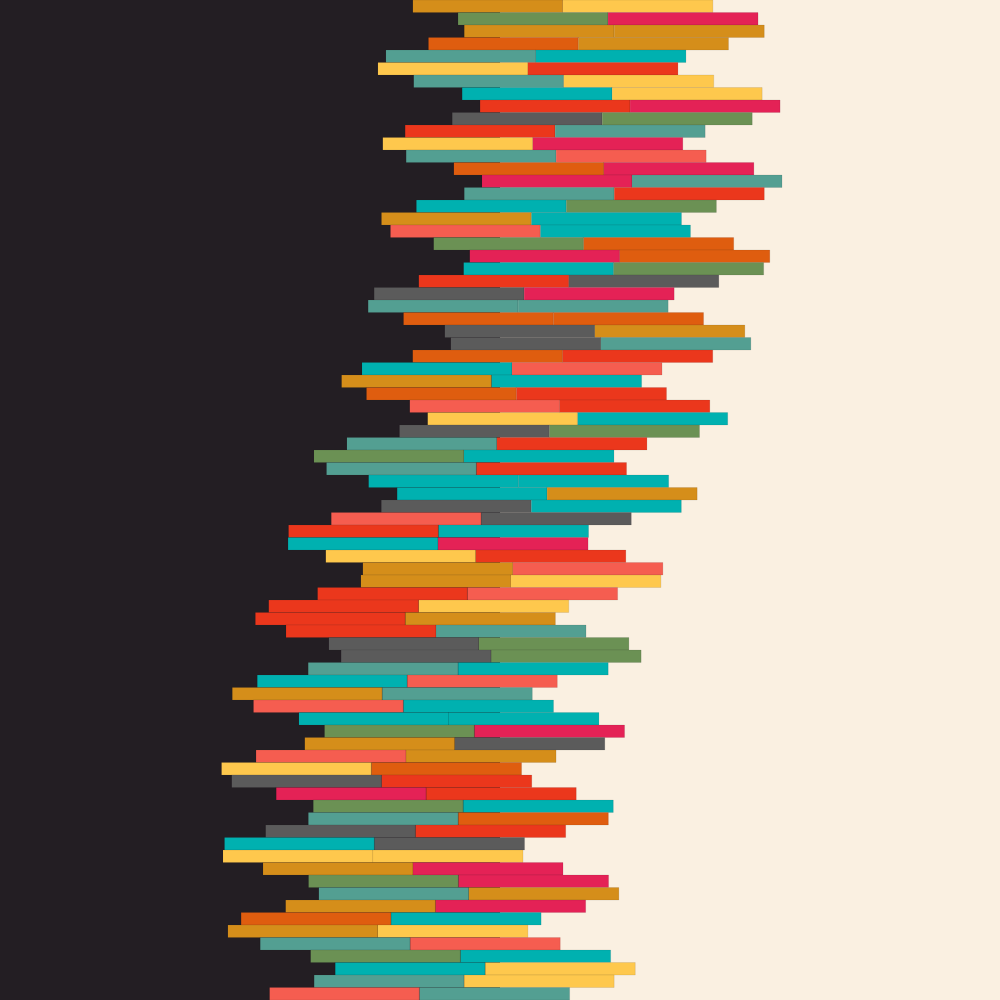
Frame 1 (no input)
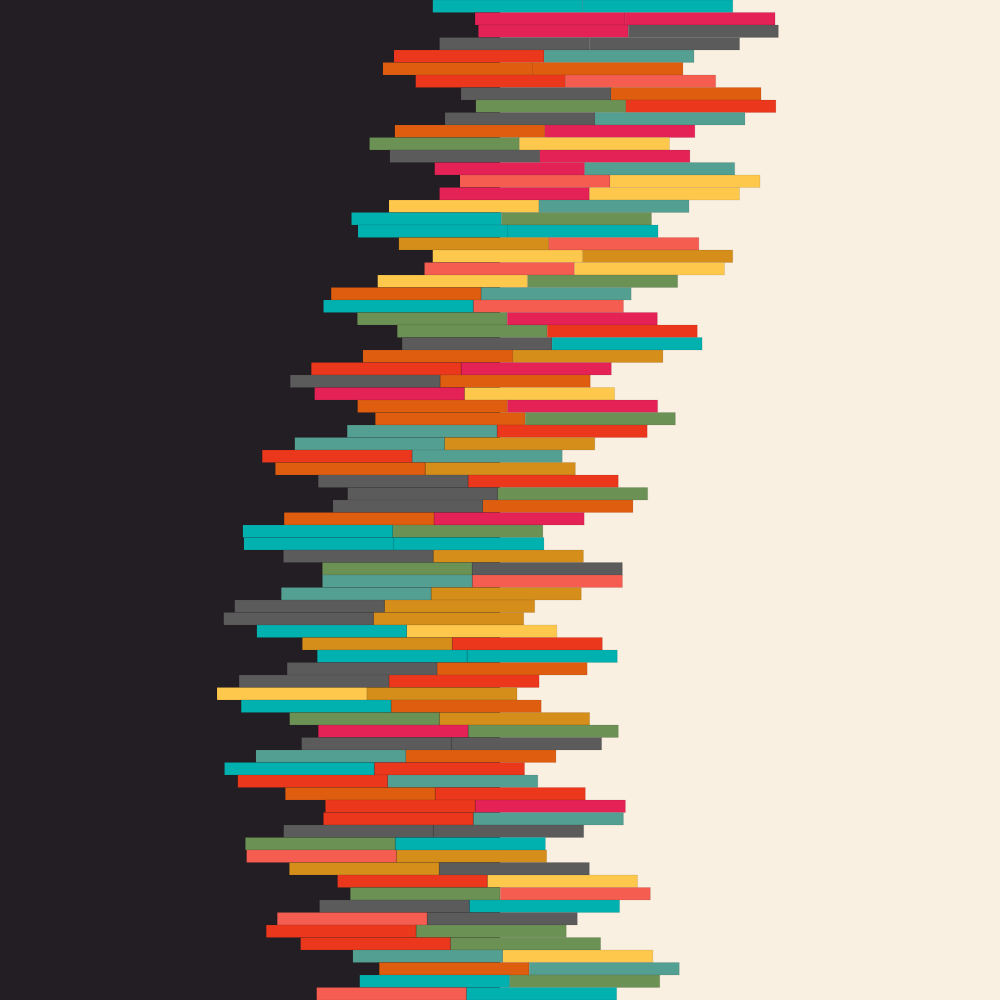
Frame 2 (the mouse pressed at the canvas centre, redrawn once)

The p5.js sketch that drew these frames (run headless with seeded random() and noise() and a simulated clock; the mouse was pressed at the canvas centre and the sketch redrawn once):

// p5.js sketch
// ── sketch.js
pallette = [
  "#eb371c",
  "#df5d0f",
  "#d58e1a",
  "#6b9154",
  "#539f92",
  "#f55d50",
  "#00b1b0",
  "#fec84d",
  "#e42256",
  "#5b5b5b",
];
function setup() {
  createCanvas(windowHeight, windowHeight);
}

function draw() {
  noStroke();
  fill(35, 30, 35);
  rect(0, 0, width / 2, height);

  fill(250, 240, 225);
  rect(width / 2, 0, width, height);

  let num_lines = 80;
  let l = 300;
  let h = height / num_lines;
  let phi = random(10);

  for (let i = 0; i < num_lines; i++) {
    s1 = sin(i) * 50;
    s2 = sin(i / 17 + phi) * 83;

    x = width / 2 + s1 + s2;
    y = lerp(0, height, i / num_lines);

    s = floor(random(0, pallette.length));
    t = floor(random(0, pallette.length));
    c = color(pallette[s]);
    noStroke();
    fill(c);
    stroke(35, 30, 35);
    strokeWeight(0.1);
    rect(x - l / 2, y, l / 2, h);
    c = color(pallette[t]);
    fill(c);
    rect(x, y, l / 2, h);
  }
  noLoop();
}
